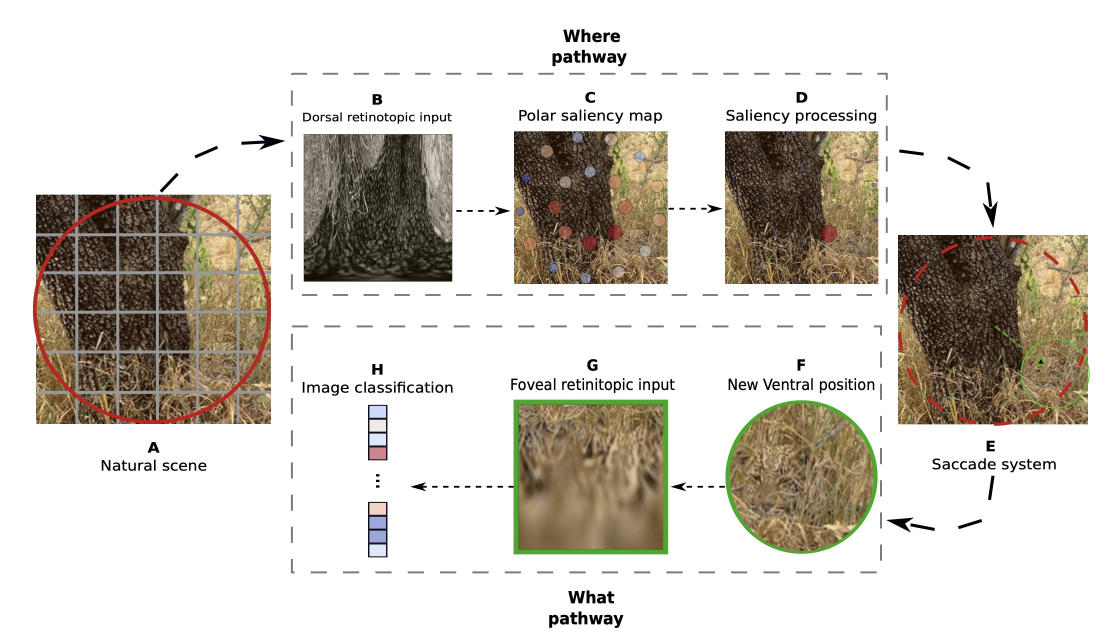
#> input picture content/images/2026-11-18_modele.jpg, 3344 x 1930 px (shown at 1/3 size)
$ python compose_modele_fr.py
#> lines starting #> are read from the running program, lines starting #| are printed output that depends on the picture
"""Translate the English labels of the What-Where figure into French.

The source is the publication figure ``jeremie-25-ccn/featured.jpg``, saved
in this folder as ``2026-11-18_modele.jpg`` (3344 x 1930 px, white background).
The script erases its English labels and redraws the French ones in a larger,
bolder font, so that they stay legible at article size. Its arrows are redrawn
in one style (same dash pattern, shaft width and arrowhead), since the originals
differed in weight and dash length. The photos and dashed frames are not modified.

The script resolves its paths from its own location, so it can be run from
any directory::

    python content/images/compose_modele_fr.py

Args (none): the script takes no command-line arguments.
Output: ``2026-11-18_modele_fr.png``, same size as the source, white background.
"""

import math
from pathlib import Path

from PIL import Image, ImageDraw, ImageFont

HERE = Path(__file__).resolve().parent
SRC = HERE / "2026-11-18_modele.jpg"
DST = HERE / "2026-11-18_modele_fr.png"
FONT_REG = Path("/System/Library/Fonts/Supplemental/Arial.ttf")
FONT_BOLD = Path("/System/Library/Fonts/Supplemental/Arial Bold.ttf")

# Label sizes in original pixels. The source labels are about 22 px tall on the
# 2000 px preview, so 40 px here is a visible increase.
LABEL_SIZE = 40
TITLE_SIZE = 46
LINE_SPACING = 1.25  # line height, as a multiple of the label size
TEXT_COLOUR = (0, 0, 0)
PREVIEW_W = 2000  # width of the preview on which the coordinates were read

# Panels in preview coordinates: letter centre, label lines, first line centre,
# and the erase box that covers the English label (x0, y0, x1, y1).
PANELS = [
    dict(letter="A", lx=275, ly=800, lines=["Scène naturelle"], ty=835,
         erase=(120, 785, 430, 852)),
    dict(letter="B", lx=676, ly=158, lines=["Entrée rétinotopique", "dorsale"], ty=184,
         erase=(520, 150, 830, 236)),
    dict(letter="C", lx=1058, ly=158, lines=["Carte de saillance", "polaire"], ty=184,
         erase=(918, 150, 1198, 236)),
    dict(letter="D", lx=1436, ly=158, lines=["Traitement", "de la saillance"], ty=184,
         erase=(1296, 150, 1576, 236)),
    dict(letter="E", lx=1780, ly=800, lines=["Système saccadique"], ty=835,
         erase=(1640, 785, 1925, 848)),
    dict(letter="F", lx=1436, ly=640, lines=["Nouvelle position", "ventrale"], ty=664,
         erase=(1296, 630, 1574, 712)),
    dict(letter="G", lx=1062, ly=640, lines=["Entrée rétinotopique", "fovéale"], ty=664,
         erase=(898, 628, 1228, 712)),
    dict(letter="H", lx=676, ly=640, lines=["Classification", "de l’image"], ty=664,
         erase=(536, 630, 816, 712)),
]

# Titles of the two pathways, in preview coordinates.
TITLES = [
    dict(text="Voie « où »", cx=1058, cy=80, erase=(930, 40, 1190, 120)),
    dict(text="Voie « quoi »", cx=1050, cy=1088, erase=(940, 1050, 1180, 1130)),
]


def to_original(x, y, k):
    """Convert a point read on the preview into original pixel coordinates.

    Args:
        x (float): horizontal position on the preview (px).
        y (float): vertical position on the preview (px).
        k (float): preview-to-original factor (original width / preview width).

    Returns:
        tuple[float, float]: the point in original pixels.
    """
    return x * k, y * k


def erase(draw, box, k):
    """Paint a preview-space box white, to remove the English label beneath it.

    Args:
        draw (PIL.ImageDraw.ImageDraw): drawing context of the canvas.
        box (tuple[int, int, int, int]): box (x0, y0, x1, y1) on the preview.
        k (float): preview-to-original factor.
    """
    x0, y0, x1, y1 = box
    draw.rectangle([x0 * k, y0 * k, x1 * k, y1 * k], fill=(255, 255, 255))


# Arrows, in preview coordinates. Each entry is a polyline, or a quadratic
# Bezier curve given by its start, control and end points; the last point is
# the tip of the arrowhead. The boxes in ARROW_ERASE remove the old arrows,
# which lie on white background, before the new ones are drawn.
ARROW_ERASE = [
    (280, 236, 516, 347),    # A to B, curved
    (812, 366, 918, 390),    # B to C
    (1199, 364, 1298, 388),  # C to D
    (1603, 236, 1795, 412),  # E, curve down onto the saccade panel
    (1586, 848, 1795, 964),  # E to F, lower curve
    (1206, 860, 1300, 884),  # F to G
    (738, 860, 918, 884),    # G to H
]
ARROWS = [
    [(290, 342), (330, 236), (512, 252)],    # A to B (quadratic Bezier)
    [(818, 378), (912, 378)],                # B to C
    [(1199, 375), (1294, 375)],              # C to D
    [(1612, 268), (1745, 236), (1780, 410)], # E, down onto the saccade panel
    [(1782, 860), (1775, 950), (1590, 936)], # E to F
    [(1300, 872), (1208, 872)],              # F to G
    [(920, 872), (742, 872)],                # G to H
]

ARROW_WIDTH = 6  # shaft width (px, original scale)
HEAD_LEN = 26  # arrowhead length (px)
HEAD_HALF = 12  # arrowhead half-width (px)
DASH_ON = 24  # dash length (px)
DASH_OFF = 14  # gap length (px)
SUPERSAMPLE = 4  # arrows are drawn at 4x and reduced, for smooth edges
ARROW_COLOUR = (0, 0, 0, 255)


def bezier(p0, p1, p2, n=80):
    """Sample a quadratic Bezier curve.

    Args:
        p0 (tuple[float, float]): start point (preview px).
        p1 (tuple[float, float]): control point (preview px).
        p2 (tuple[float, float]): end point (preview px).
        n (int): number of segments in the sampled polyline.

    Returns:
        list[tuple[float, float]]: n + 1 points along the curve.
    """
    pts = []
    for i in range(n + 1):
        t = i / n
        a, b, c = (1 - t) ** 2, 2 * (1 - t) * t, t * t
        pts.append((a * p0[0] + b * p1[0] + c * p2[0], a * p0[1] + b * p1[1] + c * p2[1]))
    return pts


def dash_segments(points, on, off):
    """Split a polyline into dashes of a given on/off length.

    Args:
        points (list[tuple[float, float]]): polyline, in pixels.
        on (float): length of each dash (px).
        off (float): length of each gap (px).

    Returns:
        list[list[tuple[float, float]]]: the dashes, each with at least two points.
    """
    segs = []
    drawing = True
    remaining = on
    cur = [points[0]]
    for (x0, y0), (x1, y1) in zip(points, points[1:]):
        seg_len = math.hypot(x1 - x0, y1 - y0)
        pos = 0.0
        while seg_len - pos > 1e-9:
            step = min(remaining, seg_len - pos)
            pos += step
            remaining -= step
            t = pos / seg_len
            p = (x0 + (x1 - x0) * t, y0 + (y1 - y0) * t)
            if drawing:
                cur.append(p)
            if remaining <= 1e-9:
                if drawing:
                    segs.append(cur)
                    cur = []
                    drawing = False
                    remaining = off
                else:
                    drawing = True
                    remaining = on
                    cur = [p]
    if drawing and len(cur) > 1:
        segs.append(cur)
    return segs


def draw_arrow(im, points, k):
    """Draw one dashed arrow with a filled head onto the image, in place.

    The arrow is rendered on a supersampled transparent layer, then reduced,
    so its edges are smooth. The layer covers only the arrow's bounding box.

    Args:
        im (PIL.Image.Image): RGB canvas, modified in place.
        points (list[tuple[float, float]]): polyline on the preview; the last
            point is the arrowhead tip.
        k (float): preview-to-original factor.
    """
    if len(points) == 3:  # start, control, end: a curved arrow
        points = bezier(*points)
    pts = [(x * k, y * k) for x, y in points]
    (tx, ty), (qx, qy) = pts[-1], pts[-2]
    length = math.hypot(tx - qx, ty - qy)
    ux, uy = (tx - qx) / length, (ty - qy) / length  # unit vector towards the tip
    bx, by = tx - ux * HEAD_LEN, ty - uy * HEAD_LEN  # base of the arrowhead
    shaft = pts[:-1] + [(bx, by)]
    head = [
        (tx, ty),
        (bx - uy * HEAD_HALF, by + ux * HEAD_HALF),
        (bx + uy * HEAD_HALF, by - ux * HEAD_HALF),
    ]

    margin = 40
    x0 = int(min(p[0] for p in pts)) - margin
    y0 = int(min(p[1] for p in pts)) - margin
    x1 = int(max(p[0] for p in pts)) + margin
    y1 = int(max(p[1] for p in pts)) + margin
    w, h = x1 - x0, y1 - y0

    def to_layer(p):
        return ((p[0] - x0) * SUPERSAMPLE, (p[1] - y0) * SUPERSAMPLE)

    layer = Image.new("RGBA", (w * SUPERSAMPLE, h * SUPERSAMPLE), (0, 0, 0, 0))
    d = ImageDraw.Draw(layer)
    r = ARROW_WIDTH * SUPERSAMPLE / 2
    for dash in dash_segments(shaft, DASH_ON, DASH_OFF):
        d.line([to_layer(p) for p in dash], fill=ARROW_COLOUR, width=int(2 * r), joint="curve")
        for ex, ey in (to_layer(dash[0]), to_layer(dash[-1])):
            d.ellipse([ex - r, ey - r, ex + r, ey + r], fill=ARROW_COLOUR)  # round caps
    d.polygon([to_layer(p) for p in head], fill=ARROW_COLOUR)

    layer = layer.resize((w, h), Image.LANCZOS)
    region = im.crop((x0, y0, x1, y1)).convert("RGBA")
    region.alpha_composite(layer)
    im.paste(region.convert("RGB"), (x0, y0))


def apply_arrows(im, k):
    """Erase the original arrows and draw the new ones.

    Args:
        im (PIL.Image.Image): RGB canvas, modified in place.
        k (float): preview-to-original factor.
    """
    draw = ImageDraw.Draw(im)
    for box in ARROW_ERASE:
        erase(draw, box, k)
    for points in ARROWS:
        draw_arrow(im, points, k)


def main():
    """Erase the English labels and draw the French ones, then save the PNG."""
    im = Image.open(SRC).convert("RGB")
#> im is the input picture: PIL image 3344x1930 RGB; mean R, G, B 212.5, 207.7, 200.1
    k = im.width / PREVIEW_W
#> k = 1.67
    draw = ImageDraw.Draw(im)

    reg = ImageFont.truetype(str(FONT_REG), LABEL_SIZE)
    bold = ImageFont.truetype(str(FONT_BOLD), TITLE_SIZE)
    line_h = LINE_SPACING * LABEL_SIZE

    for title in TITLES:
        erase(draw, title["erase"], k)
        x, y = to_original(title["cx"], title["cy"], k)
        draw.text((x, y), title["text"], font=bold, fill=TEXT_COLOUR, anchor="mm")

    for p in PANELS:
        erase(draw, p["erase"], k)
        x, y = to_original(p["lx"], p["ly"], k)
        draw.text((x, y), p["letter"], font=bold, fill=TEXT_COLOUR, anchor="mm")
        cx, _ = to_original(p["lx"], 0, k)
        _, ty = to_original(0, p["ty"], k)
        for i, line in enumerate(p["lines"]):
            draw.text((cx, ty + i * line_h), line, font=reg, fill=TEXT_COLOUR, anchor="mm")

    apply_arrows(im, k)
#> in apply_arrows, `draw = ImageDraw.Draw(im)`:
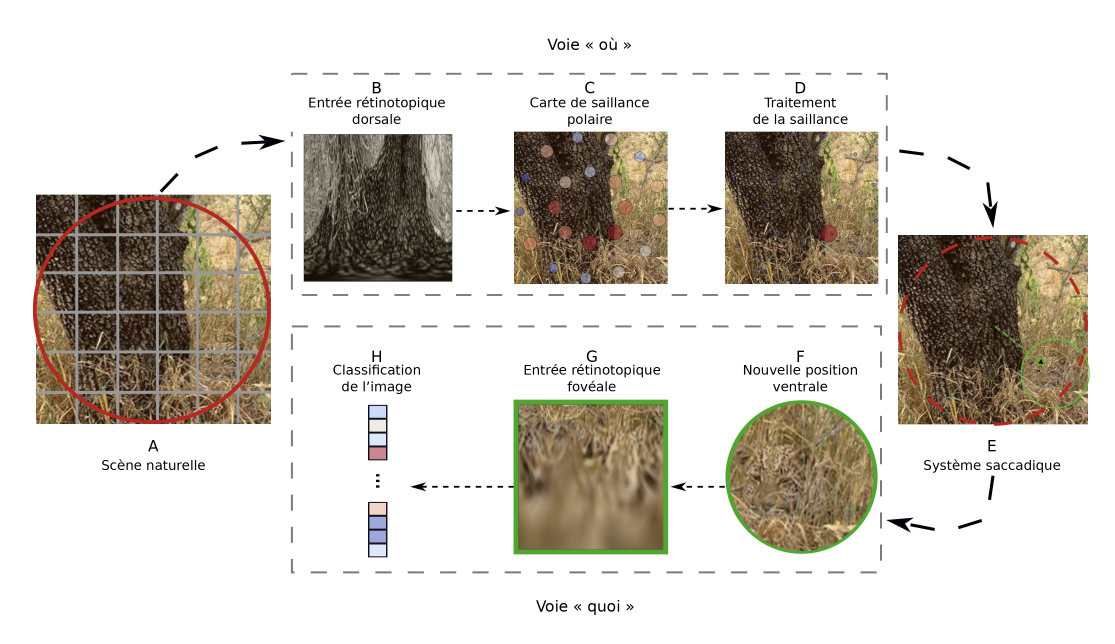
#> im: PIL image 3344x1930 RGB (shown at 1/3 size); mean R, G, B 213.1, 208.4, 200.7
#> the loop in apply_arrows, `for points in ARROWS:` made 7 passes
#> pass 1, in draw_arrow, `layer = layer.resize((w, h), Image.LANCZOS)`:
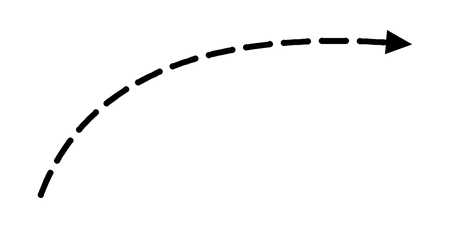
#> layer: PIL image 452x234 RGBA; mean R, G, B, A 0, 0, 0, 5.3; transparent parts drawn white
#> pass 1, in draw_arrow, `region = im.crop((x0, y0, x1, y1)).convert("RGBA")`:
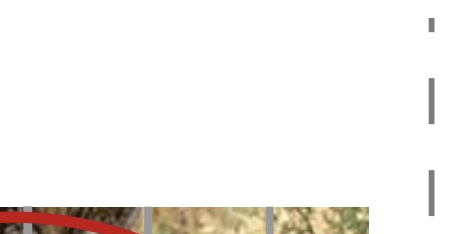
#> region: PIL image 452x234 RGBA; mean R, G, B, A 245.4, 242.3, 239.3, 255
    im.save(DST, optimize=True)
    print("saved", DST, im.size)
#| saved content/images/2026-11-18_modele_fr.png (3344, 1930)


if __name__ == "__main__":
    main()
